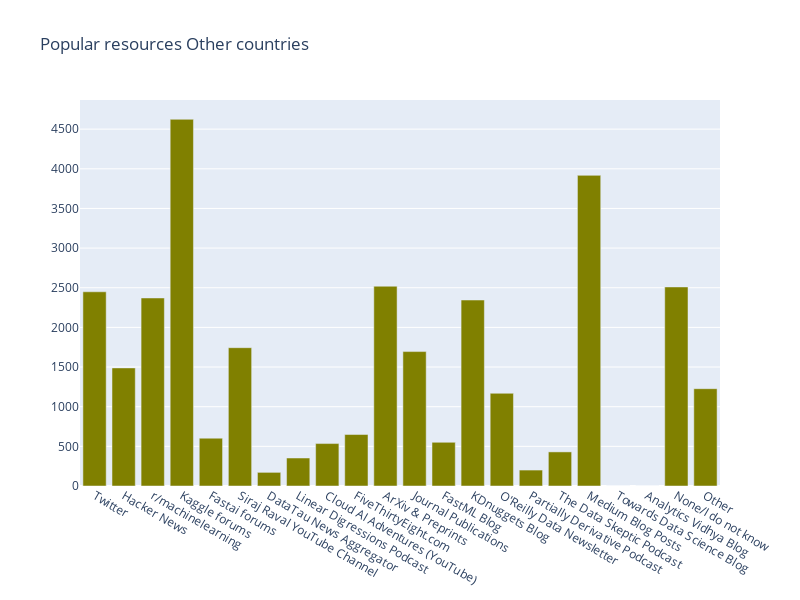

This figure's notebook cell:
### Code cell
fig = plot_sample_bar(var='Q38', title_name='resources Other countries',color='Olive')
iplot(fig);

### Figure 1 — Plotly figure (JSON) as saved in the notebook; plotly's stock layout.template omitted (floating-point values rounded to 4 significant figures)
{"data": [{"marker": {"color": "Olive"}, "showlegend": false, "type": "bar", "x": ["Twitter", "Hacker News", "r/machinelearning", "Kaggle forums", "Fastai forums", "Siraj Raval YouTube Channel", "DataTau News Aggregator", "Linear Digressions Podcast", "Cloud AI Adventures (YouTube)", "FiveThirtyEight.com", "ArXiv & Preprints", "Journal Publications", "FastML Blog", "KDnuggets Blog", "O'Reilly Data Newsletter", "Partially Derivative Podcast", "The Data Skeptic Podcast", "Medium Blog Posts", "Towards Data Science Blog", "Analytics Vidhya Blog", "None/I do not know", "Other"], "y": [2449, 1489, 2371, 4624, 603, 1744, 172, 353, 535, 649, 2519, 1695, 551, 2345, 1169, 201, 430, 3917, 0, 0, 2510, 1227]}], "layout": {"height": 600, "title": {"text": "Popular resources Other countries"}, "width": 800}}
